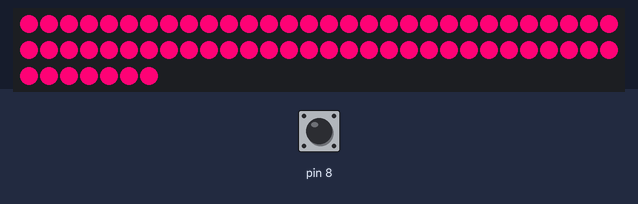
Recording of a sketch running on a simulated Arduino Uno, built with avr-gcc and run on an emulated ATmega328P. Parts: 67 RGB LEDs in strip order, left to right, continuing on the next row. Inputs (shaded band) come from the test bench; at power-on: pin 8 HIGH. Dim RGB values are drawn brighter than linear.

Above: at 1.2 s.
1.3 s: pin 8 pulled LOW for 0.15 s
At 1.39 s:
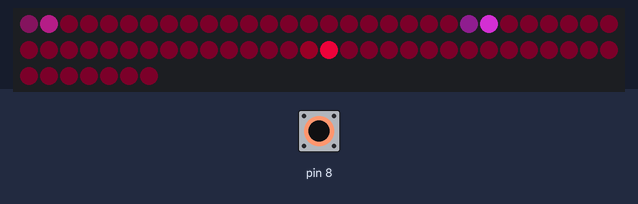
2.0 s: pin 8 pulled LOW for 1 s
At 2.6 s:
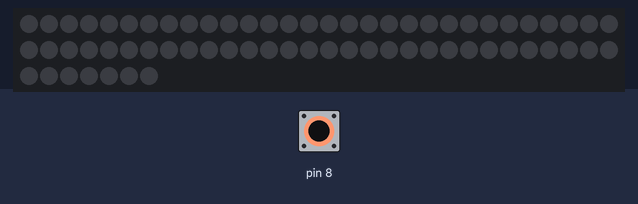
4.5 s: pin 8 pulled LOW for 3.2 s
At 5.4 s:
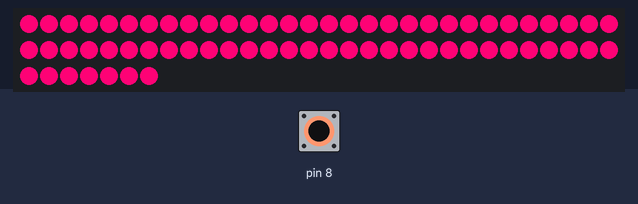
9.2 s: pin 8 pulled LOW for 0.15 s
Timing chart, 0 to 10.9 s (numbered marks = the images above; inputs shaded):
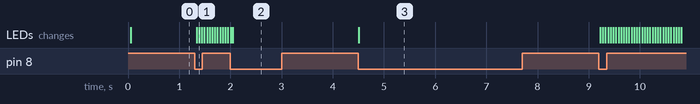

Measured:
- after the input at 1.3 s, the LEDs: first change at once (image 1 shows a later state)
- after the input at 2.0 s, the LEDs: first differ from a run without the input after 0.05 s (image 2)
- after the input at 4.5 s, the LEDs: change at once (image 3)

The sketch:

shelf.ino
```cpp
#include <Adafruit_NeoPixel.h>

#define PIN 6
#define NUMPIXELS 67

enum Pattern { BREATH, OFF, SCANNER };

class NeoStrip : public Adafruit_NeoPixel {
    public:
    Pattern currentPattern = OFF;

    unsigned long interval = 500;
    unsigned long lastUpdate = 0;

    uint32_t pinkColor = Color(253, 41, 188);
    uint32_t purpleColor = Color(255, 56, 255);
    uint32_t redColor = Color(196, 2, 48);
    uint32_t colors[3] = {pinkColor, purpleColor, redColor};
    uint8_t colorSize = 3;

    int totalSteps = 10;
    int index = 0;

    NeoStrip() :Adafruit_NeoPixel(NUMPIXELS, PIN, NEO_GRB + NEO_KHZ800) {}

    void update() {
        if (millis() - lastUpdate > interval) {
            lastUpdate = millis();
            switch(currentPattern) {
                case OFF:
                    offUpdate();
                    break;
                case BREATH:
                    breathUpdate();
                    break;
                case SCANNER:
                    scannerUpdate();
                    break;
                default:
                    break;
            }
        }
    }

    void increment() {
        index++;
        if (index >= totalSteps) {
            index = 0;
        }
    }

    void off() {
        currentPattern = OFF;
        totalSteps = 10;
    }

    void offUpdate() {
        setAll(Color(0, 0, 0));
        show();
        increment();
    }

    void breath() {
        currentPattern = BREATH;
        totalSteps = (200 * colorSize) - 1;
        interval = 50;
        index = 0;
    }

    void breathUpdate() {
        uint16_t tempIndex = index;
        uint8_t colorIndex = 0;
        while (tempIndex >= 200) {
            colorIndex++;
            tempIndex = tempIndex - 200;
        }
        if (tempIndex < 150) {
            setAll(gamma32(colors[colorIndex]));
        } else {
            uint32_t cFrom = colors[colorIndex];
            uint32_t cTo;
            if (colorIndex == colorSize - 1) {
                cTo = colors[0];
            } else {
                cTo = colors[colorIndex + 1];
            }
            setAll(gamma32(getTransitionColor(cFrom, cTo, tempIndex - 150, 50)));
        }
        show();
        increment();
    }

    void scanner() {
        currentPattern = SCANNER;
        totalSteps = (NUMPIXELS - 1) * 2;
        interval = 50;
        index = 0;
    }

    void scannerUpdate() {
        int gap = NUMPIXELS / colorSize;
        for (int j = 0; j < colorSize; j++) {
            int litPixel = (index + (j * gap)) % (NUMPIXELS - 1);
            for (int i = 0; i < NUMPIXELS; i++) {
                if (i == litPixel) {
                    setPixelColor(i, colors[j]);
                } else if (i == totalSteps - litPixel) {
                    setPixelColor(i, colors[j]);
                } else {
                    setPixelColor(i, dimColor(getPixelColor(i)));
                }
            }
        }
        show();
        increment();
    }

    uint32_t getTransitionColor(uint32_t from, uint32_t to, int step, int stepCount) {
        if (step == stepCount) {
            return to;
        }
        uint8_t nextRed = computeTransitionColor(red(from), red(to), step, stepCount);
        uint8_t nextGreen = computeTransitionColor(green(from), green(to), step, stepCount);
        uint8_t nextBlue = computeTransitionColor(blue(from), blue(to), step, stepCount);

        return Color(nextRed, nextGreen, nextBlue);
    }

    uint8_t computeTransitionColor(uint8_t from, uint8_t to, int step, int stepCount) {
        int temp = (from - to) * 10;
        temp = (temp / stepCount) * (step + 1);
        temp += 5;
        temp = from - (temp / 10);
        return temp;
    }

    uint32_t dimColor(uint32_t color) {
        uint32_t dimColor = Color(red(color) >> 1, green(color) >> 1, blue(color) >> 1);
        return dimColor;
    }

    uint8_t red(uint32_t c) {
        return (c >> 16) & 0xFF;
    }

    uint8_t green(uint32_t c) {
        return (c >> 8) & 0xFF;
    }

    uint8_t blue(uint32_t c) {
        return c & 0xFF;
    }

    void setAll(uint32_t color) {
        for (int i = 0; i < NUMPIXELS; i++) {
            setPixelColor(i, color);
        }
    }
};

NeoStrip strip;

// int color_index = 0;
// uint32_t current_color = colors[0];

void setup() {
    Serial.begin(9600);
    pinMode(8, INPUT_PULLUP);
    strip.begin();
    strip.breath();
}

int lastButtonState = HIGH;

void loop() {
    strip.update();
    if (digitalRead(8) == LOW) {
        if (lastButtonState == HIGH) {
            lastButtonState = LOW;
            switch (strip.currentPattern) {
                case OFF:
                    strip.breath();
                    break;
                case BREATH:
                    strip.scanner();
                    break;
                case SCANNER:
                    strip.off();
                    break;
                default:
                    break;
            }
        }
    } else {
        lastButtonState = HIGH;
    }
}

void breath() {
}

void transition(uint32_t old, uint32_t next) {
  int step = 1;
  if (old > next) {
    step = -1;
  }
  for (uint32_t c = old; c != next; c += step) {
    for (int i = 0; i < NUMPIXELS; i++) {
      strip.setPixelColor(i, c);
    }
    strip.show();
    delay(10);
  }
}
```
